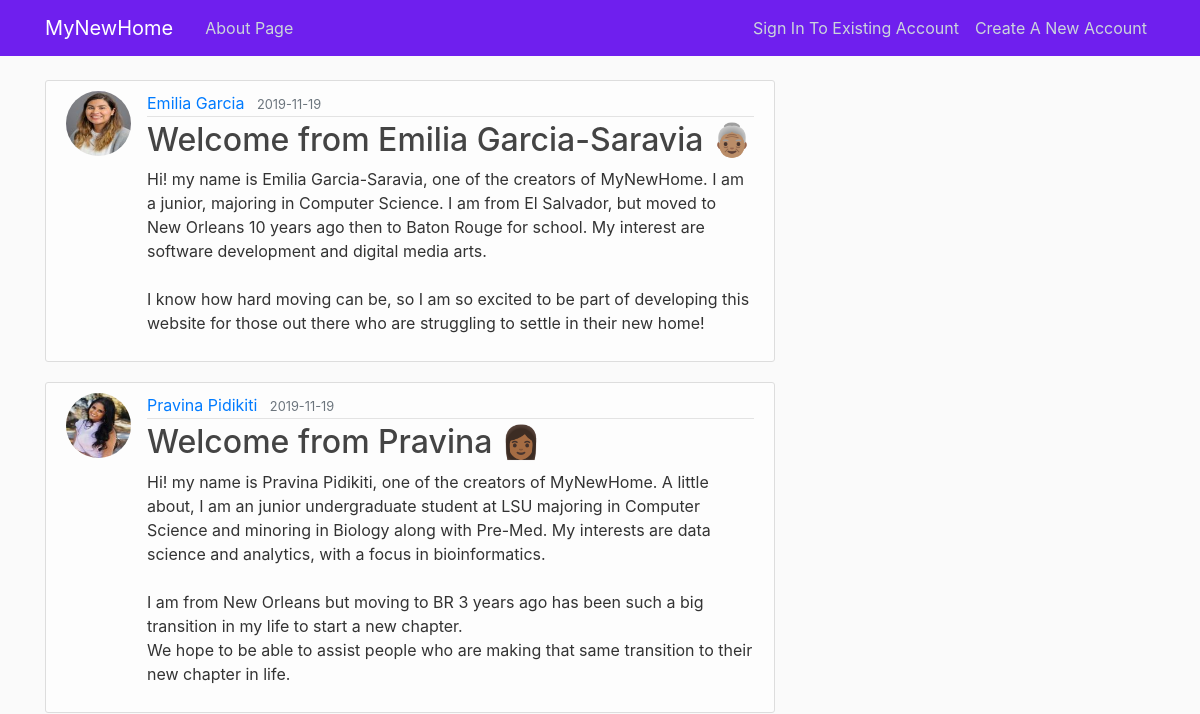
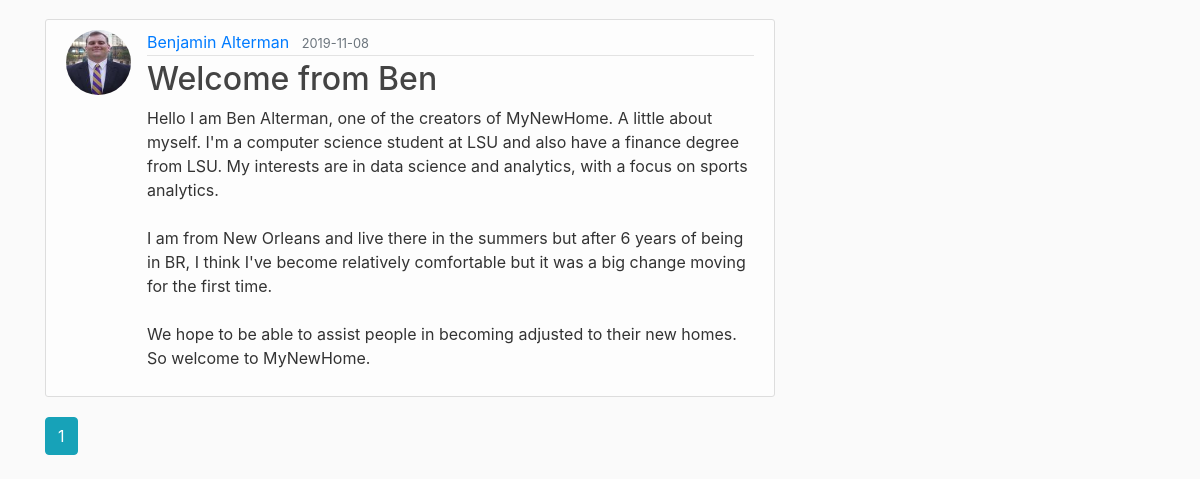
Page /home on the earlier database version (2 pictures, top to bottom).
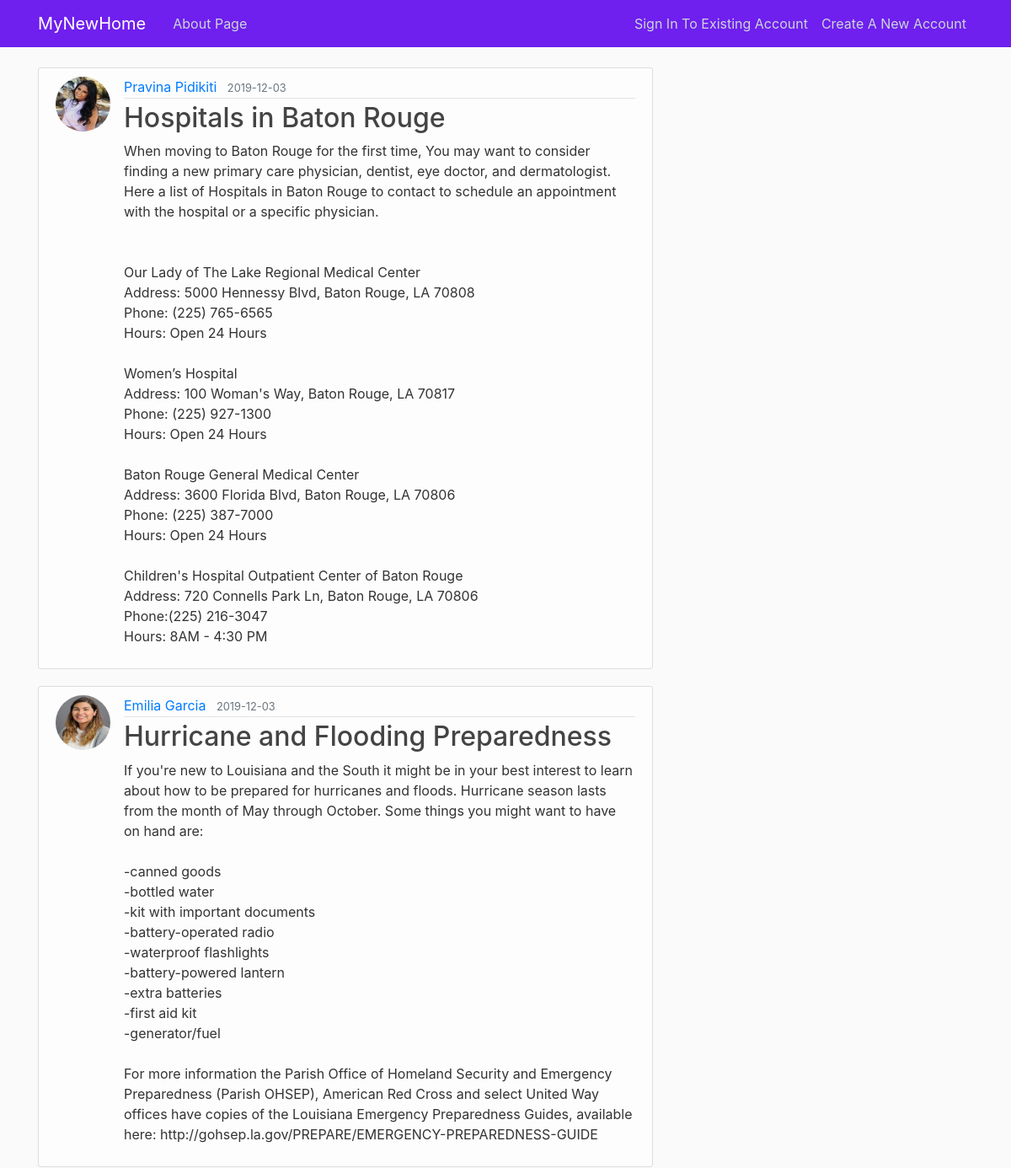
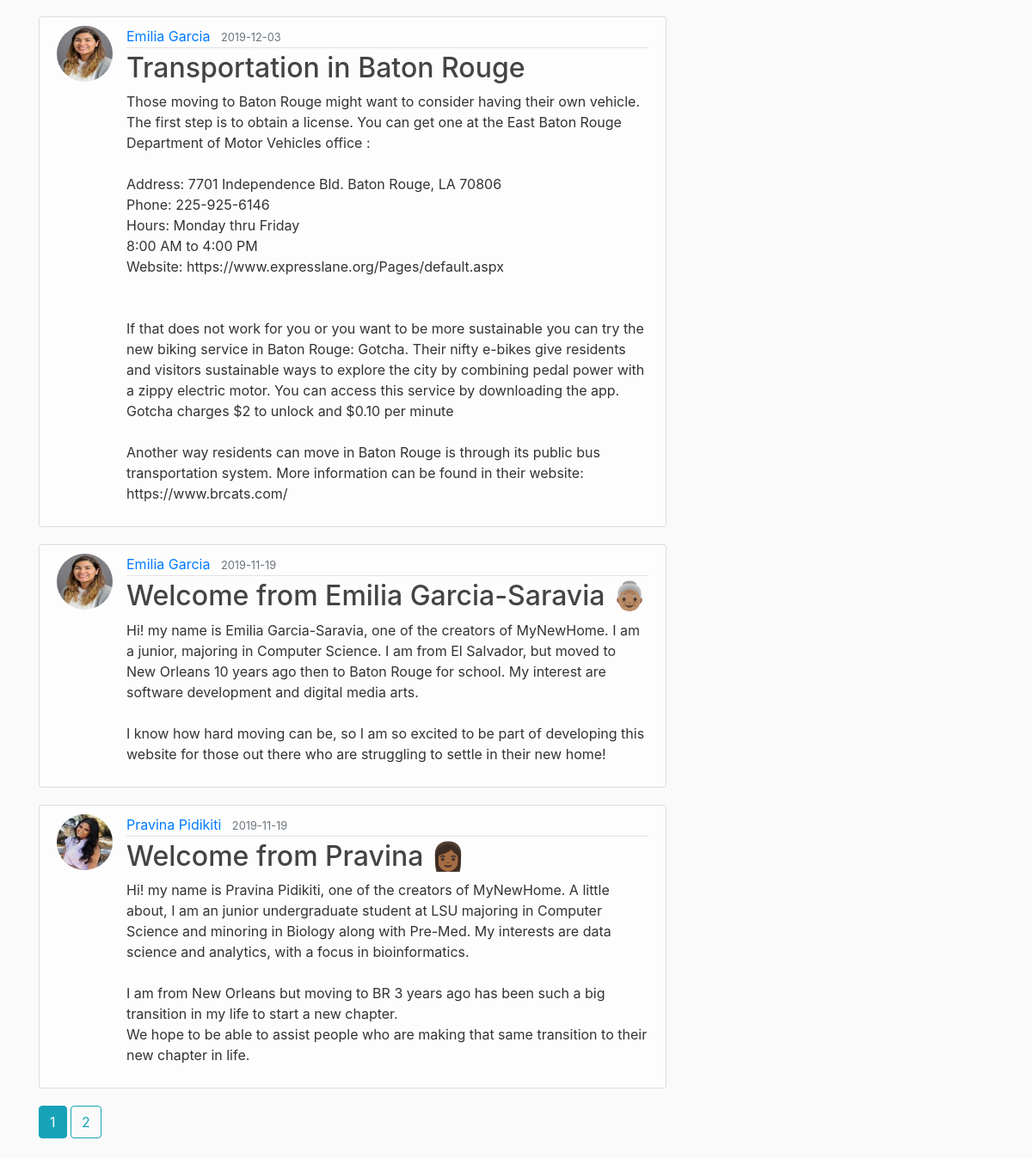
Same page on the later database version (2 pictures, top to bottom).
### src/models.py (models this page shows, shortened)
class Post(db.Model):
    id = db.Column(db.Integer, primary_key=True)
    title = db.Column(db.String(100), nullable=False)
    date_posted = db.Column(db.DateTime, nullable=False,
                            default=datetime.utcnow)
    content = db.Column(db.Text, nullable=False)
    user_id = db.Column(db.Integer, db.ForeignKey('user.id'), nullable=False)

class User(db.Model, UserMixin):
    id = db.Column(db.Integer, primary_key=True)
    username = db.Column(db.String(20), unique=True, nullable=False)
    email = db.Column(db.String(120), unique=True, nullable=False)
    image_file = db.Column(db.String(20), nullable=False,
                           default='default.jpg')
    password = db.Column(db.String(60), nullable=False)
    posts = db.relationship('Post', backref='author', lazy=True)

### src/main/routes.py (the view)
@main.route("/")
@main.route("/home")
def home():
    page = request.args.get('page', 1, type=int)
    posts = Post.query.order_by(Post.date_posted.desc()).paginate(page=page, per_page=5)
    return render_template('home.html', posts=posts)

### src/templates/home.html
{% extends "layout.html" %}
{% block content %}
    {% for post in posts.items %}
        <article class="media content-section">
          <img class="rounded-circle article-img" src="{{ url_for('static', filename='profile_pics/' + post.author.image_file) }}">
          <div class="media-body">
            <div class="article-metadata">
              <a class="mr-2" href="{{ url_for('users.user_posts', username=post.author.username) }}">{{ post.author.username }}</a>
              <small class="text-muted">{{ post.date_posted.strftime('%Y-%m-%d') }}</small>
            </div>
            <h2><a class="article-title" href="{{ url_for('posts.post', post_id=post.id) }}">{{ post.title }}</a></h2>
            <p class="article-content">{{ post.content }}</p>
          </div>
        </article>
    {% endfor %}
    {% for page_num in posts.iter_pages(left_edge=1, right_edge=1, left_current=1, right_current=2) %}
      {% if page_num %}
        {% if posts.page == page_num %}
          <a class="btn btn-info mb-4" href="{{ url_for('main.home', page=page_num) }}">{{ page_num }}</a>
        {% else %}
          <a class="btn btn-outline-info mb-4" href="{{ url_for('main.home', page=page_num) }}">{{ page_num }}</a>
        {% endif %}
      {% else %}
        ...
      {% endif %}
    {% endfor %}
{% endblock content %}

Differences in the rows shown:
no longer on this page (row unchanged): Post: image_file (picture), author.username "Benjamin Alterman", date_posted "2019-11-08", title "Welcome from Ben", content "Hello I am Ben Alterman, one of the creators of MyNewHome. A little about myself. I'm a computer science student at LSU and also have a finance degree from LSU. My interests are in data science and analytics, with a focus on sports analytics. I am from New Orleans and live there in the summers but after 6 years of being in BR, I think I've become relatively comfortable but it was a big change moving for the first time. We hope to be able to assist people in becoming adjusted to their new homes. So welcome to MyNewHome."
added Post: image_file (picture), author.username "Pravina Pidikiti", date_posted "2019-12-03", title "Hospitals in Baton Rouge", content "When moving to Baton Rouge for the first time, You may want to consider finding a new primary care physician, dentist, eye doctor, and dermatologist. Here a list of Hospitals in Baton Rouge to contact to schedule an appointment with the hospital or a specific physician. Our Lady of The Lake Regional Medical Center Address: 5000 Hennessy Blvd, Baton Rouge, LA 70808 Phone: (225) 765-6565 Hours: Open 24 Hours Women’s Hospital Address: 100 Woman's Way, Baton Rouge, LA 70817 Phone: (225) 927-1300 Hours: Open 24 Hours Baton Rouge General Medical Center Address: 3600 Florida Blvd, Baton Rouge, LA 70806 Phone: (225) 387-7000 Hours: Open 24 Hours Children's Hospital Outpatient Center of Baton Rouge…"
added Post: image_file (picture), author.username "Emilia Garcia", date_posted "2019-12-03", title "Hurricane and Flooding Preparedness", content "If you're new to Louisiana and the South it might be in your best interest to learn about how to be prepared for hurricanes and floods. Hurricane season lasts from the month of May through October. Some things you might want to have on hand are: -canned goods -bottled water -kit with important documents -battery-operated radio -waterproof flashlights -battery-powered lantern -extra batteries -first aid kit -generator/fuel For more information the Parish Office of Homeland Security and Emergency Preparedness (Parish OHSEP), American Red Cross and select United Way offices have copies of the Louisiana Emergency Preparedness Guides, available here:…"
added Post: image_file (picture), author.username "Emilia Garcia", date_posted "2019-12-03", title "Transportation in Baton Rouge", content "Those moving to Baton Rouge might want to consider having their own vehicle. The first step is to obtain a license. You can get one at the East Baton Rouge Department of Motor Vehicles office : Address: 7701 Independence Bld. Baton Rouge, LA 70806 Phone: 225-925-6146 Hours: Monday thru Friday 8:00 AM to 4:00 PM Website: https://www.expresslane.org/Pages/default.aspx If that does not work for you or you want to be more sustainable you can try the new biking service in Baton Rouge: Gotcha. Their nifty e-bikes give residents and visitors sustainable ways to explore the city by combining pedal power with a zippy electric motor. You can access this service by downloading the app. Gotcha charges…"
Other differences:
new list line: "2"
